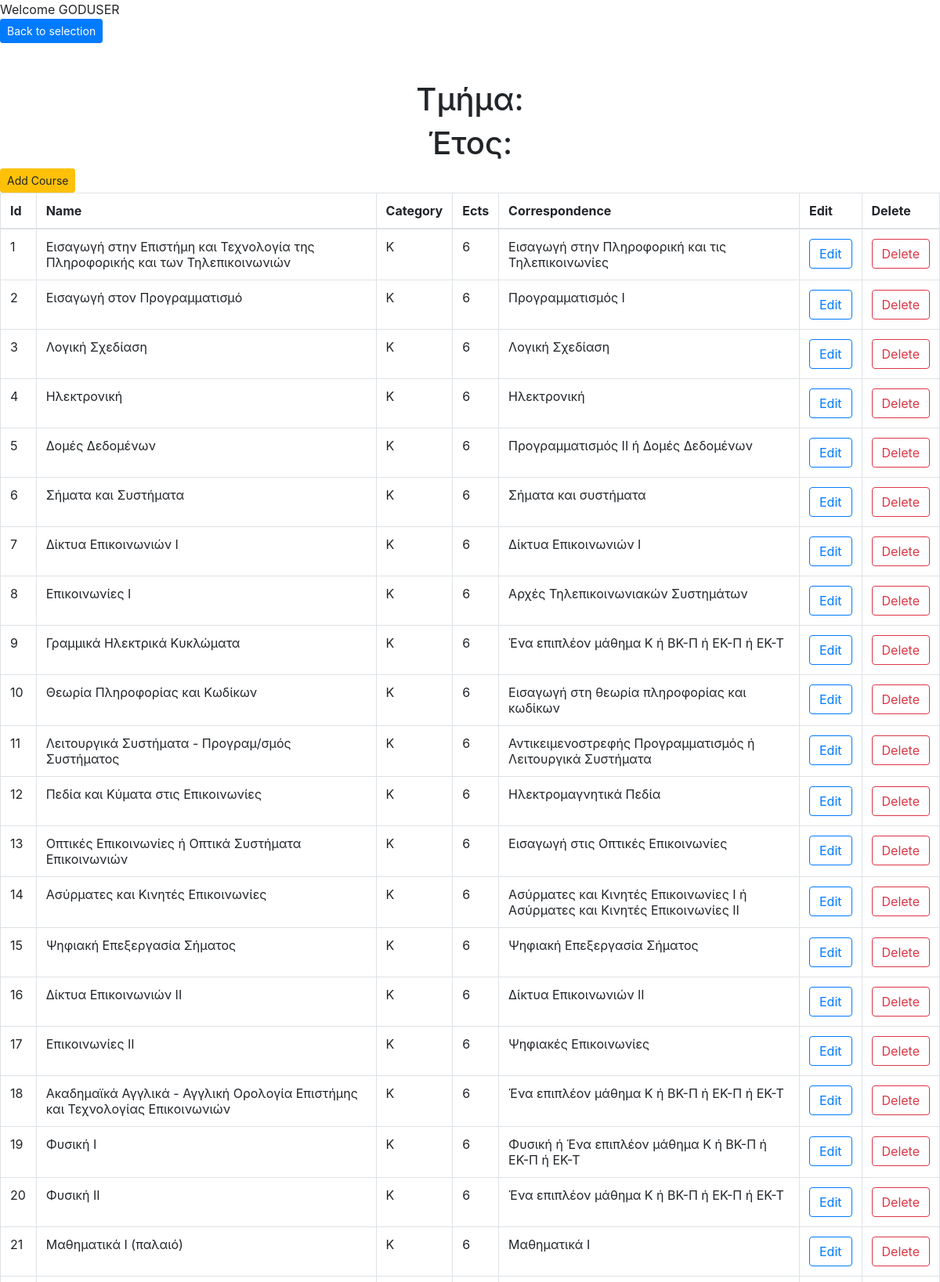
The app's page /display.php (signed in, upper part) with its own data.
### display.php (the view, shortened to what this page needs)
<?php include('server.php') ?>
<?php
  if (!isset($_SESSION['username']) || $_SESSION['username'] == ''){
    header('location:index.php');
  }
  else{
   echo $_SESSION['username'];
  }
?>
<!DOCTYPE html>
<html>
<head>
   <link rel="stylesheet" href="css_files/index.css">
   <link rel="stylesheet" href="https://maxcdn.bootstrapcdn.com/bootstrap/4.0.0/css/bootstrap.min.css">
</head>
<body>
<?php
$sql = "";
if ($_SESSION['department'] == 'ΠΤ') {
  $sql = "SELECT * FROM `πληροφορική και  τηλεπικοινωνιών`;";
  $sql2 = "SELECT * FROM `πληροφορική και  τηλεπικοινωνιών` WHERE category  LIKE '%ΒΚ%'";
  $sql3 = "SELECT * FROM `πληροφορική και  τηλεπικοινωνιών` WHERE category  LIKE '%ΕΚ%'";
  $sql4 = "SELECT * FROM `πληροφορική και  τηλεπικοινωνιών` WHERE category  LIKE '%ΕΕ%' OR category LIKE '%ΠΔ%'";
} else {
  if ($_SESSION['year'] < 2009) {
    $sql = "SELECT * FROM `επιστήμης και τεχνολογίας _τηλεπικοινωνιών_2009`;";
  }
}
$result = mysqli_query($db, $sql);
?>
<br>
<a href="index_user.php"> <button type="button" class="btn btn-primary btn-sm">Back to selection </button></a>
<br>
<br>
<br>
<h1 style="text-align: center;"> Τμήμα: <?php echo $_SESSION['department'] ?> </h1>
<h1 style="text-align: center;"> Έτος: <?php echo $_SESSION['year']?> </h1>
<a href="display.php?new"> <button type="button" class="btn btn-warning btn-sm">Add Course </button></a>
<table id="editableTable" class="table table-bordered">
	<thead>
		<tr>
			<th>Id</th>
			<th>Name</th>
			<th>Category</th>
            <th>Ects</th>
			<th>Correspondence</th>
            <th>Edit</th>
            <th>Delete</th>
		</tr>
	</thead>
	<tbody>
		<?php while( $courses = mysqli_fetch_assoc($result) ) { ?>
		   <td><?php echo $courses ['id']; ?></td>
		   <td><?php echo $courses ['name']; ?></td>
		   <td><?php echo $courses ['category']; ?></td>
		   <td><?php echo $courses ['ects']; ?></td>
		   <td><?php echo $courses ['correspondence']; ?></td>
           <td><a  href="display.php?edit=<?php echo $courses ['id']; ?>"><button type="button" class="btn btn-outline-primary" >Edit</button></a></td>
           <td><a  href="display.php?delete=<?php echo $courses ['id']; ?>"><button type="button" class="btn btn-outline-danger">Delete</button></a></td>
		<?php } ?>
	</tbody>
</table>
</body>
</html>

### css_files/index.css (style rules this page uses)
* { box-sizing: border-box; }

### records on screen
επιστήμης και τεχνολογίας _τηλεπικοινωνιών_2009: id "1", name "Εισαγωγή στην Επιστήμη και Τεχνολογία της Πληροφορικής και των Τηλεπικοινωνιών", category "Κ", ects "6", correspondence "Εισαγωγή στην Πληροφορική και τις Τηλεπικοινωνίες"
επιστήμης και τεχνολογίας _τηλεπικοινωνιών_2009: id "2", name "Εισαγωγή στον Προγραμματισμό", category "Κ", ects "6", correspondence "Προγραμματισμός Ι"
επιστήμης και τεχνολογίας _τηλεπικοινωνιών_2009: id "3", name "Λογική Σχεδίαση", category "Κ", ects "6", correspondence "Λογική Σχεδίαση"
επιστήμης και τεχνολογίας _τηλεπικοινωνιών_2009: id "4", name "Ηλεκτρονική", category "Κ", ects "6", correspondence "Ηλεκτρονική"
επιστήμης και τεχνολογίας _τηλεπικοινωνιών_2009: id "5", name "Δομές Δεδομένων", category "Κ", ects "6", correspondence "Προγραμματισμός ΙΙ ή Δομές Δεδομένων"
επιστήμης και τεχνολογίας _τηλεπικοινωνιών_2009: id "6", name "Σήματα και Συστήματα", category "Κ", ects "6", correspondence "Σήματα και συστήματα"
επιστήμης και τεχνολογίας _τηλεπικοινωνιών_2009: id "7", name "Δίκτυα Επικοινωνιών Ι", category "Κ", ects "6", correspondence "Δίκτυα Επικοινωνιών Ι"
επιστήμης και τεχνολογίας _τηλεπικοινωνιών_2009: id "8", name "Επικοινωνίες Ι", category "Κ", ects "6", correspondence "Αρχές Τηλεπικοινωνιακών Συστημάτων"
επιστήμης και τεχνολογίας _τηλεπικοινωνιών_2009: id "9", name "Γραμμικά Ηλεκτρικά Κυκλώματα", category "Κ", ects "6", correspondence "Ένα επιπλέον μάθημα Κ ή ΒΚ-Π ή ΕΚ-Π ή ΕΚ-Τ"
επιστήμης και τεχνολογίας _τηλεπικοινωνιών_2009: id "10", name "Θεωρία Πληροφορίας και Κωδίκων", category "Κ", ects "6", correspondence "Εισαγωγή στη θεωρία πληροφορίας και κωδίκων"
επιστήμης και τεχνολογίας _τηλεπικοινωνιών_2009: id "11", name "Λειτουργικά Συστήματα - Προγραμ/σμός Συστήματος", category "Κ", ects "6", correspondence "Αντικειμενοστρεφής Προγραμματισμός ή Λειτουργικά Συστήματα"
επιστήμης και τεχνολογίας _τηλεπικοινωνιών_2009: id "12", name "Πεδία και Κύματα στις Επικοινωνίες", category "Κ", ects "6", correspondence "Ηλεκτρομαγνητικά Πεδία"
επιστήμης και τεχνολογίας _τηλεπικοινωνιών_2009: id "13", name "Οπτικές Επικοινωνίες ή Οπτικά Συστήματα Επικοινωνιών", category "Κ", ects "6", correspondence "Εισαγωγή στις Οπτικές Επικοινωνίες"
επιστήμης και τεχνολογίας _τηλεπικοινωνιών_2009: id "14", name "Ασύρματες και Κινητές Επικοινωνίες", category "Κ", ects "6", correspondence "Ασύρματες και Κινητές Επικοινωνίες Ι ή Ασύρματες και Κινητές Επικοινωνίες ΙΙ"
επιστήμης και τεχνολογίας _τηλεπικοινωνιών_2009: id "15", name "Ψηφιακή Επεξεργασία Σήματος", category "Κ", ects "6", correspondence "Ψηφιακή Επεξεργασία Σήματος"
επιστήμης και τεχνολογίας _τηλεπικοινωνιών_2009: id "16", name "Δίκτυα Επικοινωνιών ΙΙ", category "Κ", ects "6", correspondence "Δίκτυα Επικοινωνιών ΙΙ"
επιστήμης και τεχνολογίας _τηλεπικοινωνιών_2009: id "17", name "Επικοινωνίες ΙΙ", category "Κ", ects "6", correspondence "Ψηφιακές Επικοινωνίες"
επιστήμης και τεχνολογίας _τηλεπικοινωνιών_2009: id "18", name "Ακαδημαϊκά Αγγλικά - Αγγλική Ορολογία Επιστήμης και Τεχνολογίας Επικοινωνιών", category "Κ", ects "6", correspondence "Ένα επιπλέον μάθημα Κ ή ΒΚ-Π ή ΕΚ-Π ή ΕΚ-Τ"
επιστήμης και τεχνολογίας _τηλεπικοινωνιών_2009: id "19", name "Φυσική Ι", category "Κ", ects "6", correspondence "Φυσική ή Ένα επιπλέον μάθημα Κ ή ΒΚ-Π ή ΕΚ-Π ή ΕΚ-Τ"
επιστήμης και τεχνολογίας _τηλεπικοινωνιών_2009: id "20", name "Φυσική ΙΙ", category "Κ", ects "6", correspondence "Ένα επιπλέον μάθημα Κ ή ΒΚ-Π ή ΕΚ-Π ή ΕΚ-Τ"
επιστήμης και τεχνολογίας _τηλεπικοινωνιών_2009: id "21", name "Μαθηματικά Ι (παλαιό)", category "Κ", ects "6", correspondence "Μαθηματικά Ι"

### other values on screen
$_SESSION['username'] "GODUSER"
